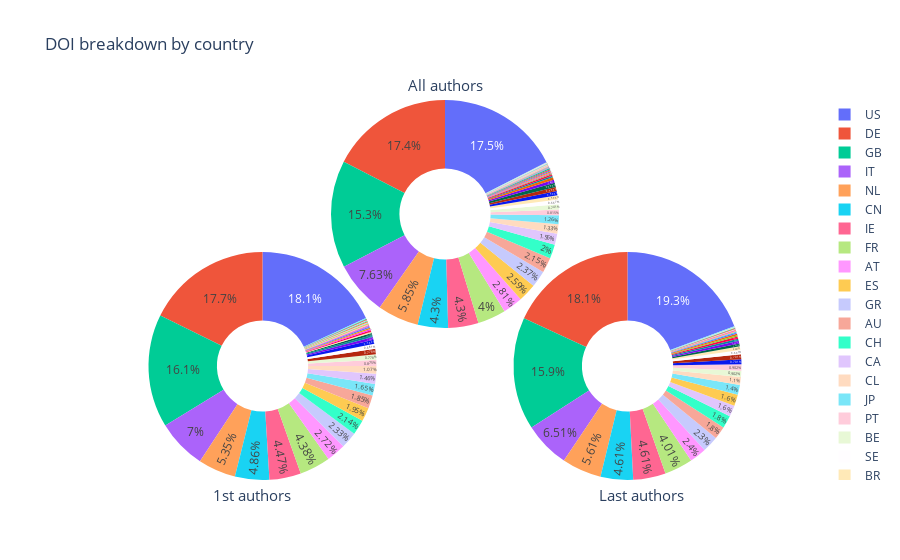

Notebook source saved alongside this figure:
### Markdown cell above
We can also plot as a pie chart

### Code cell
dois = df.groupby(['org_countrycode'])['paper_doi'].nunique().reset_index()
dois_first = df_first.groupby(['org_countrycode'])['paper_doi'].nunique().reset_index()
dois_last = df_last.groupby(['org_countrycode'])['paper_doi'].nunique().reset_index()

pie_1 = go.Pie(values=dois['paper_doi'],
              labels=dois['org_countrycode'],
              textposition='inside',
              domain=dict(x=[0, 1], y=[.4, 1]),
              name='DOIs',
              hoverinfo='label+value+name',
              hole=.4)

pie_2 = go.Pie(values=dois_first['paper_doi'],
              labels=dois_first['org_countrycode'],
              textposition='inside',
              domain=dict(x=[0, .5], y=[0, .6]),
              name='DOIs',
              hoverinfo='label+value+name',
              hole=.4)

pie_3 = go.Pie(values=dois_last['paper_doi'],
              labels=dois_last['org_countrycode'],
              textposition='inside',
              domain=dict(x=[.5, 1], y=[0, .6]),
              name='DOIs',
              hoverinfo='label+value+name',
              hole=.4)

tris_donut = go.Layout(title='DOI breakdown by country',
                       annotations=[dict(font=dict(size=15),
                                        showarrow=False,
                                        text='All authors',
                                        x=.5, y=1.07),
                                    dict(font=dict(size=15),
                                        showarrow=False,
                                        text='1st authors',
                                        x=.18, y=-0.07),
                                    dict(font=dict(size=15),
                                        showarrow=False,
                                        text='Last authors',
                                        x=.83, y=-0.07)])

fig = go.Figure(data=[pie_1,pie_2,pie_3], layout=tris_donut)
plotly.offline.iplot(fig)

### Figure 1 — Plotly figure (JSON) as saved in the notebook; plotly's stock layout.template omitted (floating-point values rounded to 4 significant figures)
{"data": [{"domain": {"x": [0, 1], "y": [0.4, 1]}, "hole": 0.4, "hoverinfo": "label+value+name", "labels": ["AT", "AU", "BE", "BG", "BR", "CA", "CH", "CL", "CN", "CZ", "DE", "DK", "EG", "EI", "ES", "FI", "FR", "GB", "GE", "GR", "HK", "ID", "IE", "IL", "IN", "IT", "JP", "KR", "LU", "NL", "NO", "NZ", "PT", "RS", "RU", "SE", "SG", "SI", "TH", "TR", "UA", "UK", "US", "VE", "VN", "ZA"], "name": "DOIs", "textposition": "inside", "type": "pie", "values": [38, 29, 10, 3, 8, 21, 27, 18, 58, 8, 235, 1, 1, 1, 35, 8, 54, 206, 1, 32, 1, 1, 58, 1, 3, 103, 17, 2, 1, 79, 8, 2, 11, 1, 2, 9, 5, 1, 1, 2, 2, 2, 236, 6, 1, 1]}, {"domain": {"x": [0, 0.5], "y": [0, 0.6]}, "hole": 0.4, "hoverinfo": "label+value+name", "labels": ["AT", "AU", "BE", "BG", "BR", "CA", "CH", "CL", "CN", "CZ", "DE", "DK", "ES", "FI", "FR", "GB", "GE", "GR", "ID", "IE", "IL", "IN", "IT", "JP", "KR", "LU", "NL", "NO", "NZ", "PT", "RS", "RU", "SE", "SG", "SI", "TH", "TR", "UA", "UK", "US", "VE", "ZA"], "name": "DOIs", "textposition": "inside", "type": "pie", "values": [28, 19, 8, 3, 2, 15, 22, 11, 50, 6, 182, 1, 20, 8, 45, 165, 1, 24, 1, 46, 1, 2, 72, 17, 1, 1, 55, 3, 2, 9, 1, 2, 7, 1, 1, 1, 2, 1, 1, 186, 4, 1]}, {"domain": {"x": [0.5, 1], "y": [0, 0.6]}, "hole": 0.4, "hoverinfo": "label+value+name", "labels": ["AT", "AU", "BE", "BG", "BR", "CA", "CH", "CL", "CN", "CZ", "DE", "EI", "ES", "FI", "FR", "GB", "GR", "IE", "IL", "IN", "IT", "JP", "KR", "NL", "NO", "NZ", "PT", "RU", "SE", "SG", "TH", "TR", "UA", "UK", "US", "VE", "VN", "ZA"], "name": "DOIs", "textposition": "inside", "type": "pie", "values": [24, 18, 9, 3, 5, 16, 18, 11, 46, 7, 181, 1, 16, 7, 40, 159, 23, 46, 1, 3, 65, 14, 2, 56, 4, 1, 9, 1, 6, 2, 1, 2, 1, 1, 193, 4, 1, 1]}], "layout": {"annotations": [{"font": {"size": 15}, "showarrow": false, "text": "All authors", "x": 0.5, "y": 1.07}, {"font": {"size": 15}, "showarrow": false, "text": "1st authors", "x": 0.18, "y": -0.07}, {"font": {"size": 15}, "showarrow": false, "text": "Last authors", "x": 0.83, "y": -0.07}], "title": {"text": "DOI breakdown by country"}}}
